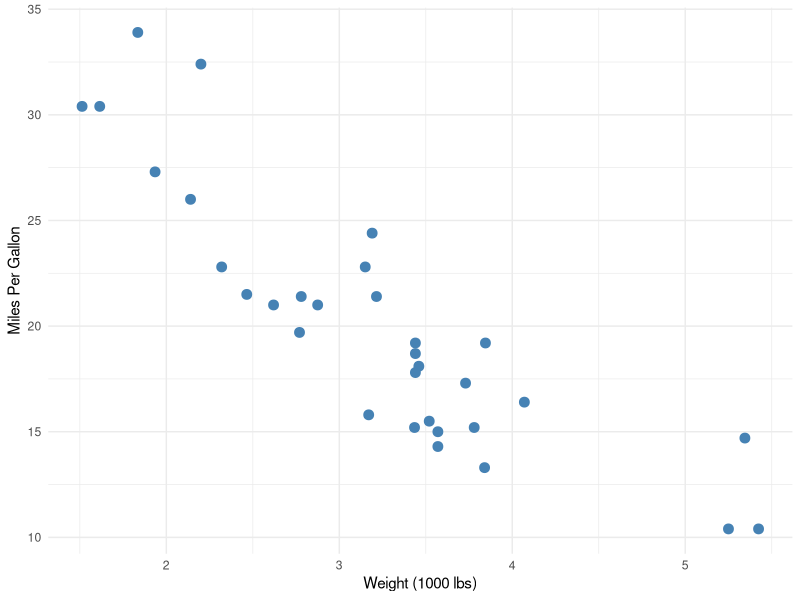
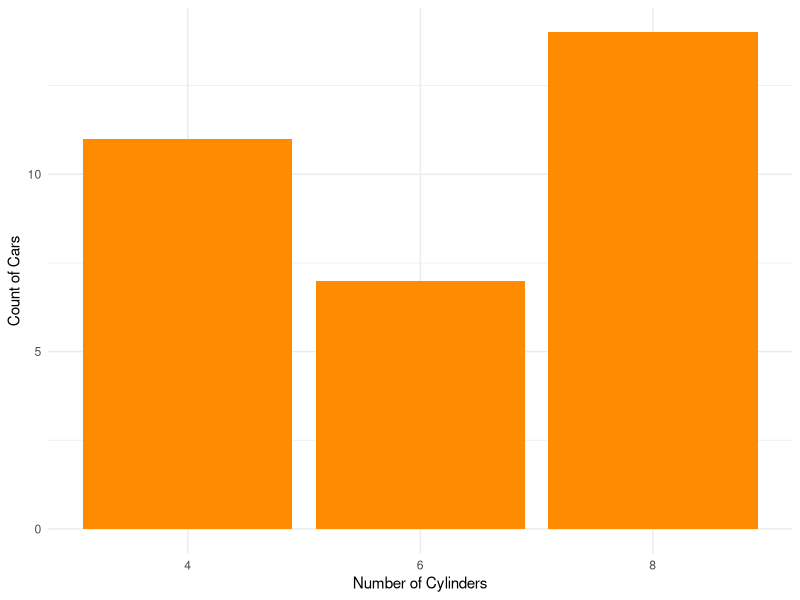

These charts were generated, in order, by the following R code:
## ---- chunk 1
#| include: false

library(ggplot2)
library(dplyr)
## ---- chunk 2
#| title: MPG vs Weight

ggplot(mtcars, aes(x = wt, y = mpg)) +
  geom_point(color = "steelblue", size = 3) +
  labs(
    x = "Weight (1000 lbs)",
    y = "Miles Per Gallon"
  ) +
  theme_minimal()
## ---- chunk 3
#| title: Number of Cars by Cylinders

ggplot(mtcars, aes(x = factor(cyl))) +
  geom_bar(fill = "darkorange") +
  labs(
    x = "Number of Cylinders",
    y = "Count of Cars"
  ) +
  theme_minimal()
## ---- chunk 4
#| title: Average MPG by Cylinders

mtcars |>
  group_by(cyl) |>
  summarise(
    Average_MPG = round(mean(mpg), 2),
    Cars = n()
  )
